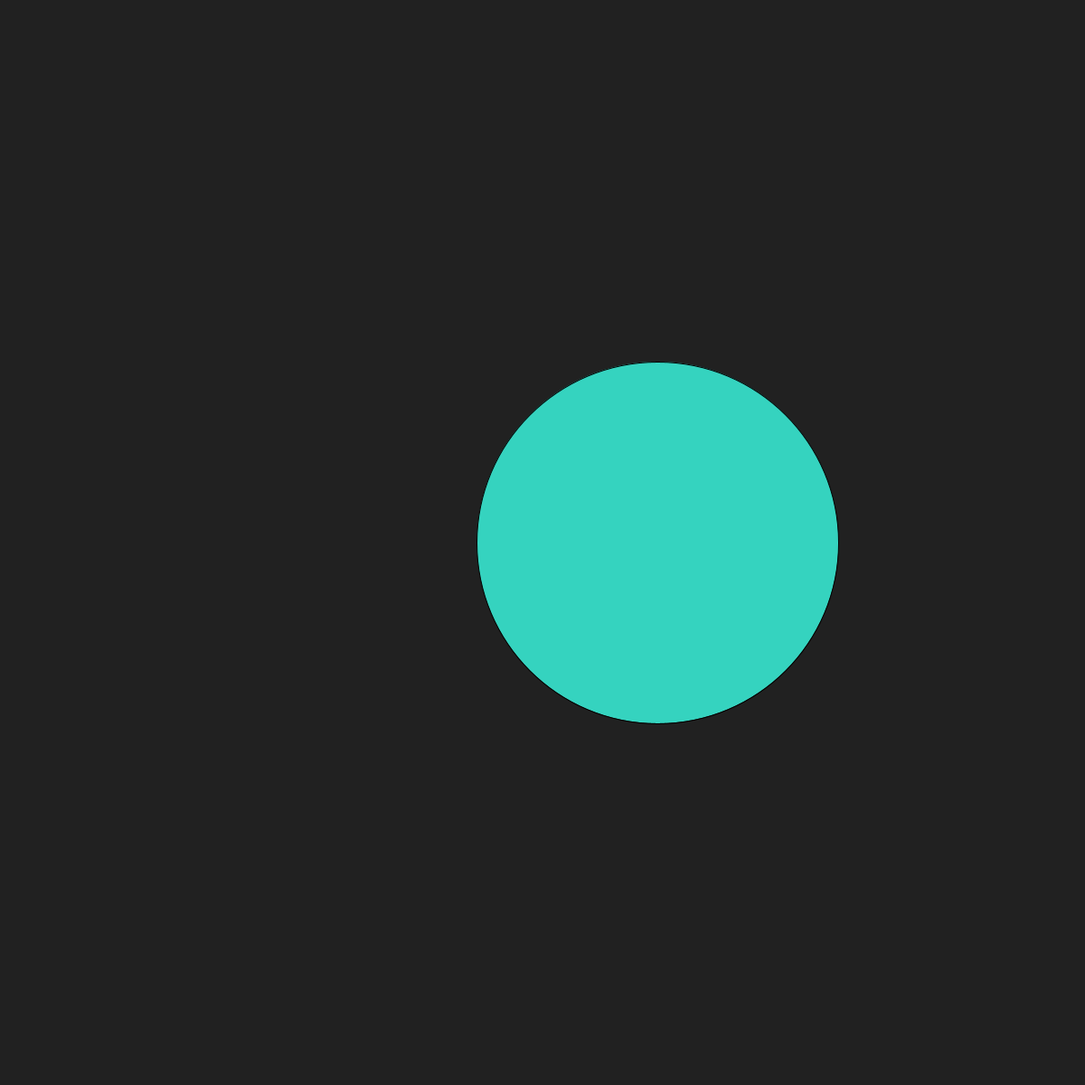
Frame 1 (no input)
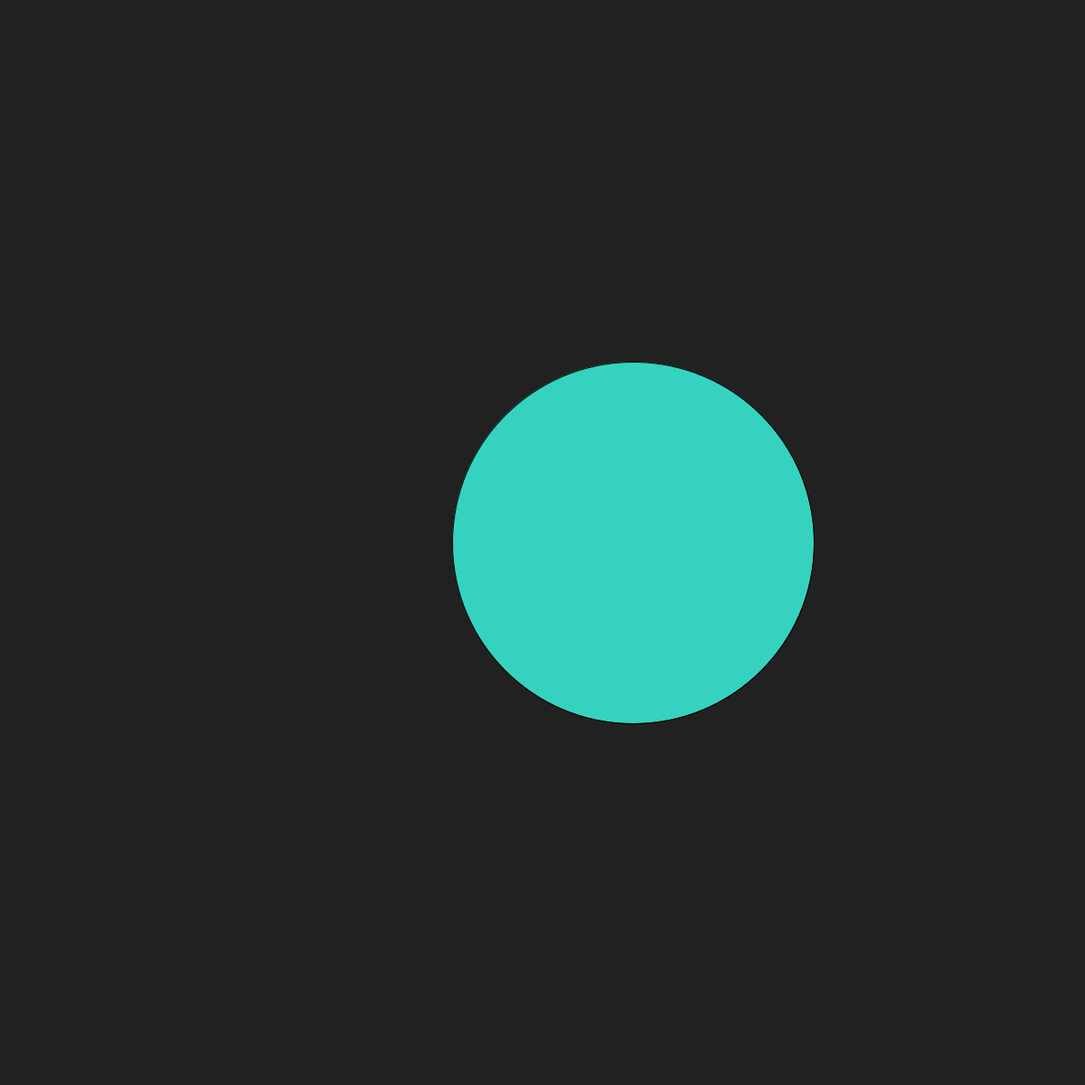
Frame 60 (the mouse pressed at the canvas centre just before this capture)
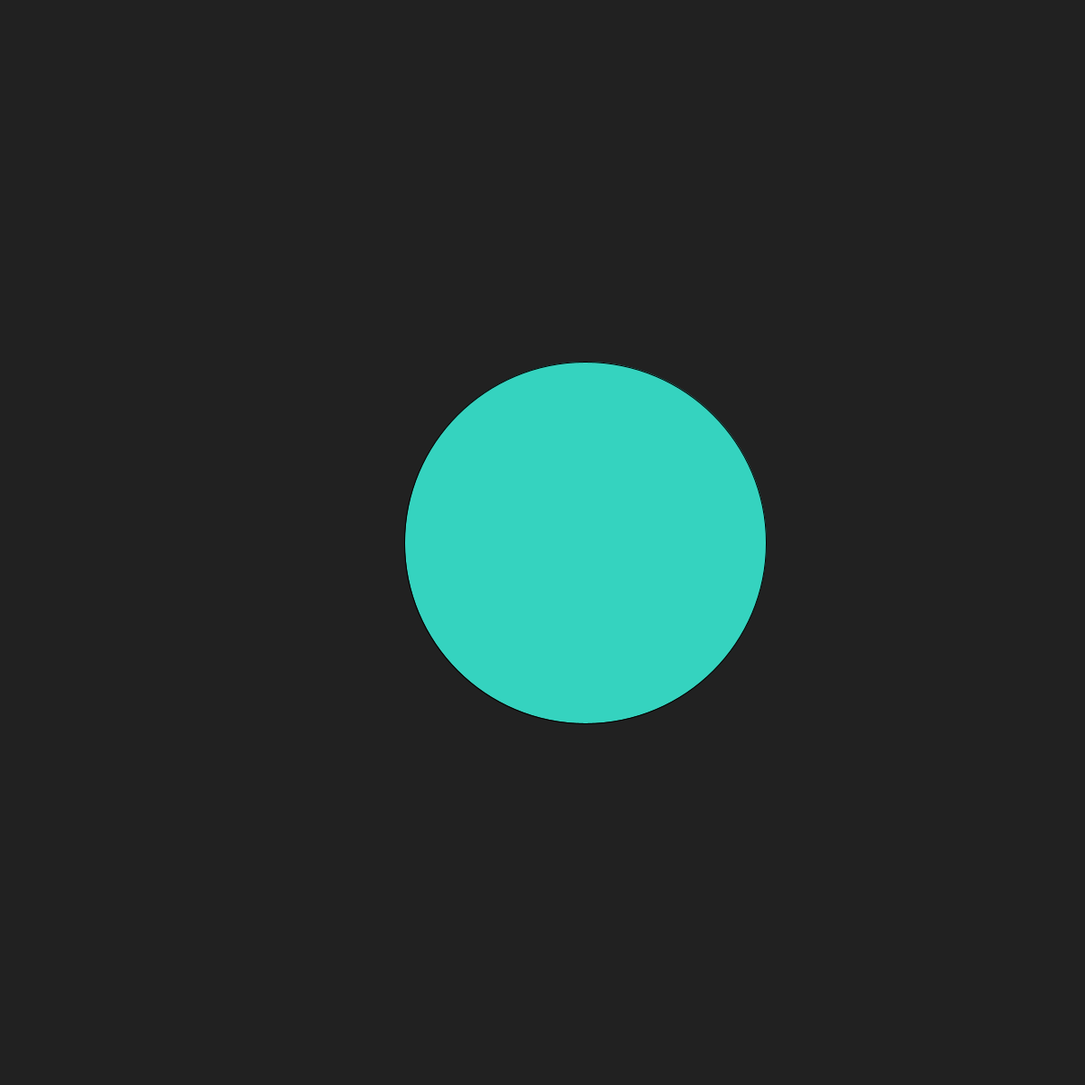
Frame 120 (the mouse held since frame 60 and released just before this capture)

The Processing sketch that drew these frames (run headless with seeded random() and noise(); from frame 60 on, the mouse is pressed at the canvas centre):

// Processing sketch: Basic_Noise_1D
// ── Basic_Noise_1D.pde
float x, y;

float size = 400;
float noise_start = 0;
float noise_step = 0.001;

void setup() {
  size(1200, 1200);
  background(33);
  x = width/2;
  y = height/2;
}

void draw() {
  background(33);
  
  x = noise(noise_start + noise_step * frameCount);
  x = map(x, 0, 1, 0, width);

  fill(#35D3BF);
  ellipse(x, y, size, size);
}
